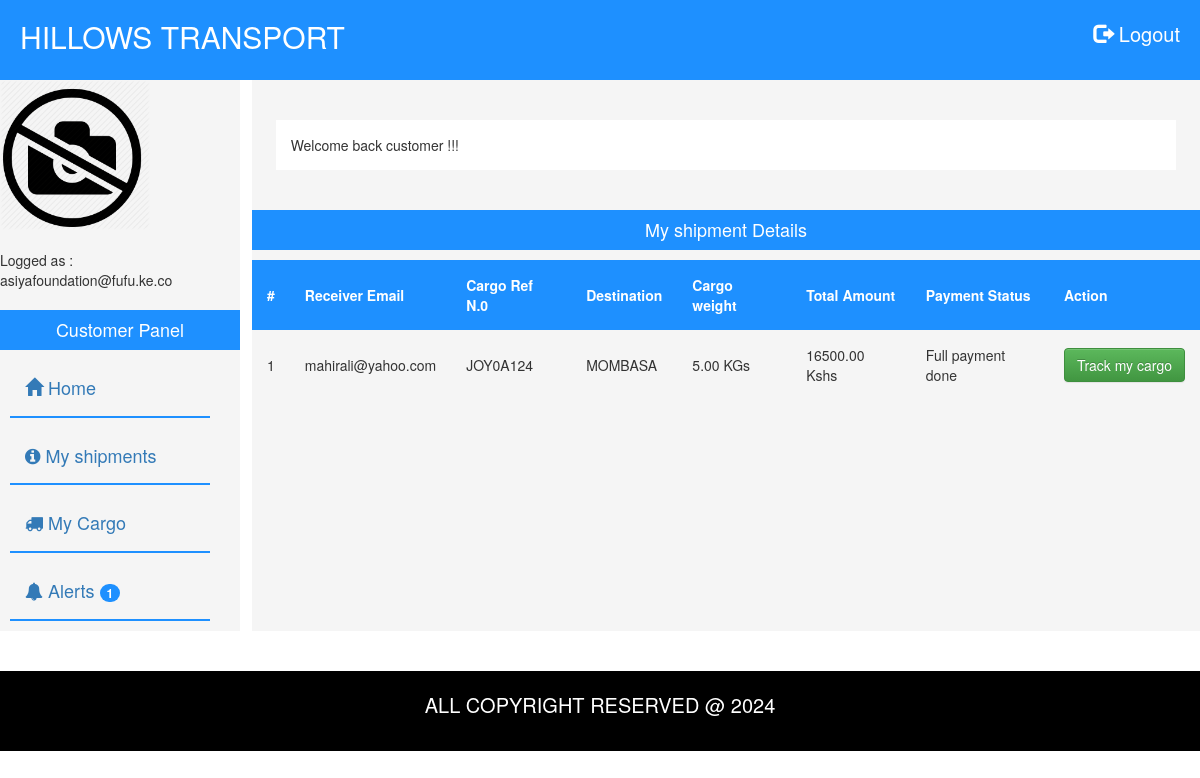
Screenshot of /customer/shipments.php (signed in) with the database file from the repository.
### tables this page shows
CREATE TABLE `customer` (
  `customer_id` int(11) NOT NULL,
  `company_name` varchar(120) NOT NULL,
  `company_email` varchar(120) NOT NULL,
  `company_contact` int(12) NOT NULL,
  `company_address` varchar(120) NOT NULL,
  `password` varchar(120) NOT NULL
);

CREATE TABLE `shipping` (
  `shipping_id` int(11) NOT NULL,
  `receiver_name` varchar(120) NOT NULL,
  `receiver_email` varchar(120) NOT NULL,
  `receiver_phone` int(12) NOT NULL,
  `sender_location` varchar(120) NOT NULL,
  `receiver_location` varchar(120) NOT NULL,
  `receiver_address` varchar(120) NOT NULL,
  `state` varchar(120) NOT NULL DEFAULT 'New',
  `customer_id` int(11) NOT NULL
);

CREATE TABLE `cargo` (
  `cargo_id` int(11) NOT NULL,
  `cargo_dec` varchar(200) NOT NULL,
  `cargo_weight` float(10,2) NOT NULL,
  `charges` decimal(10,2) NOT NULL,
  `fee_cost` decimal(10,2) NOT NULL,
  `grand_total` decimal(10,2) NOT NULL,
  `ref_number` varchar(200) NOT NULL,
  `status` varchar(120) NOT NULL DEFAULT 'Pending',
  `state_cargo` varchar(120) NOT NULL DEFAULT 'Not taken',
  `customer_id` int(11) NOT NULL,
  `shipping_id` int(11) NOT NULL
);

### customer/shipments.php (the view, shortened to what this page needs)
<?php include_once("includes/dbconnection.php");  ?>
<!DOCTYPE html>
<html lang="en">
<head>
</head>
<body>
<main>
<?php include_once("includes/header.php");  ?>
    <section class="main-dashboard">
        <div class="left-bar">
           <div class="logged">
                <div class="logged-1">
                    <div class="user-icon">
                            <img src="../images/user.png" alt="">
                    </div><br>
                    <?php
                      $email = $_SESSION['company_email']
                    ?>
                        <p>Logged as : <?php echo $email; ?></p>
                </div>
            </div>
            <h4>Customer Panel</h4>
            <div class="quick-links">
                <p><a href="dashboard.php"><i class="glyphicon glyphicon-home"></i> Home</a></p>
                <p><a href="shipments.php"><i class="fa fa-info-circle"></i> My shipments</a></p>
                <p><a href="delshiping.php"><i class="fa fa-truck"></i> My Cargo</a></p>
                <p><a href="alert.php"><i class="fa fa-bell"></i> Alerts <span class="badge">
                    <?php
                       $take = mysqli_query($conn,"select * from customer join pickup on customer.customer_id=pickup.customer_id where company_email='$email' and notification=1 ");
                       $countt = mysqli_num_rows($take);
                       echo $countt;
                    ?>
                </span></a></p>
            </div>
        </div>
        <div class="right-bar">
        <div class="panel-dashboard">
                <ul>
                  <li> Welcome back customer !!!</li>
               </ul>
        </div>
        <br>
            <h4>My shipment Details</h4>
            <div class="processssss-form">
               <table>
                <thead>
                    <tr>
                        <th>#</th>
                        <th>Receiver Email</th>
                        <th>Cargo Ref N.0</th>
                        <th>Destination</th>
                        <th>Cargo weight</th>
                        <th>Total Amount</th>
                        <th>Payment Status</th>
                        <th>Action</th>
                    </tr>
                </thead>
                <tbody>
                    <?php
                       $select = mysqli_query($conn,"select * from customer join shipping on customer.customer_id=shipping.customer_id join cargo on shipping.shipping_id=cargo.shipping_id join payment on cargo.cargo_id=payment.cargo_id where company_email='$email'");
                       $counter = 1;
                       while($rowcompany=mysqli_fetch_array($select)){
                         $shipping_id = $rowcompany['shipping_id'];
                         $cargo_id = $rowcompany['cargo_id'];
                        ?>
                        <tr>
                            <td><?php echo $counter; ?></td>
                            <?php $counter++; ?>
                            <td><?php echo $rowcompany['receiver_email'];?></td>
                            <td><?php echo $rowcompany['ref_number'];?></td>
                            <td><?php echo $rowcompany['receiver_location'];?></td>
                            <td><?php echo $rowcompany['cargo_weight'];?> KGs</td>
                            <td> <?php echo $rowcompany['grand_total'];?> Kshs</td>
                            <td><?php
                               $bale = $rowcompany['balance'];
                               if($bale == "0.00"){
                                   echo "Full payment done";
                               }
                               else{
                                   echo "Partial payment done";
                               }
                              ?>
                              </td>
                            <td>
                            <?php
                               $bales = $rowcompany['balance'];
                               if($bales == "0.00"){
                                ?>
                                 <button class="btn btn-success"><a href="track.php?shipping_id=<?php echo $shipping_id;?>" style="color:white;text-decoration:none;">Track my cargo</a></button>
                                <?php
                               }else{
                                ?>
                                   <button class="btn btn-primary"><a href="pay.php?cargo_id=<?php echo $cargo_id;?>" style="color:white;text-decoration:none;">Make payment</a></button>
                                <?php
                               }
                            ?>
                            </td>
                       </tr>
                       <?php
                       }
                    ?>
                </tbody>
               </table>
            </div>
        </div>
    </section>
</main><br>
<br>
<?php include_once("../includes/footer.php");?>
</body>
</html>

### css/main.css (style rules this page uses)
* { margin: 0; padding: 0; box-sizing: border-box; }
ul li { list-style: none; }
.main-dashboard { display: flex; justify-content: space-between; }
.left-bar { flex-basis: 20%; background-color: whitesmoke; }
.right-bar { flex-basis: 79%; background: whitesmoke; }
.user-icon { width: 150px; height: 150px; text-align: center; }
.user-icon img { width: 100%; height: 100%; }
.logged { display: flex; justify-content: center; }
h4 { background: dodgerblue; padding: 10px; text-align: center; color:white; }
.quick-links { padding-left: 40px; padding-right: 30px !important; }
.quick-links p { padding: 15px; border-bottom: 2px solid dodgerblue; }
.quick-links p a { font-size: 18px; }
.panel-dashboard { margin-top: 40px !important; width: 95%; margin: auto; background: white !important }
.panel-dashboard ul { padding: 15px; border-radius: 4px; }

### customer/shipments.php (style rules this page uses)
table { border-collapse: collapse; width: 100%; }
th, td { text-align: left; padding: 15px !important; }
th { background-color: dodgerblue; color: white; }
.quick-links { padding-left:10px !important; }
.badge { background:dodgerblue !important; }

### rows the page displays
customer: shipping.receiver_email "mahirali@yahoo.com", cargo.ref_number "JOY0A124", shipping.receiver_location "MOMBASA", cargo.cargo_weight "5.00", cargo.grand_total "16500.00"

### other values shown
$email "asiyafoundation@fufu.ke.co"
$countt "1"
